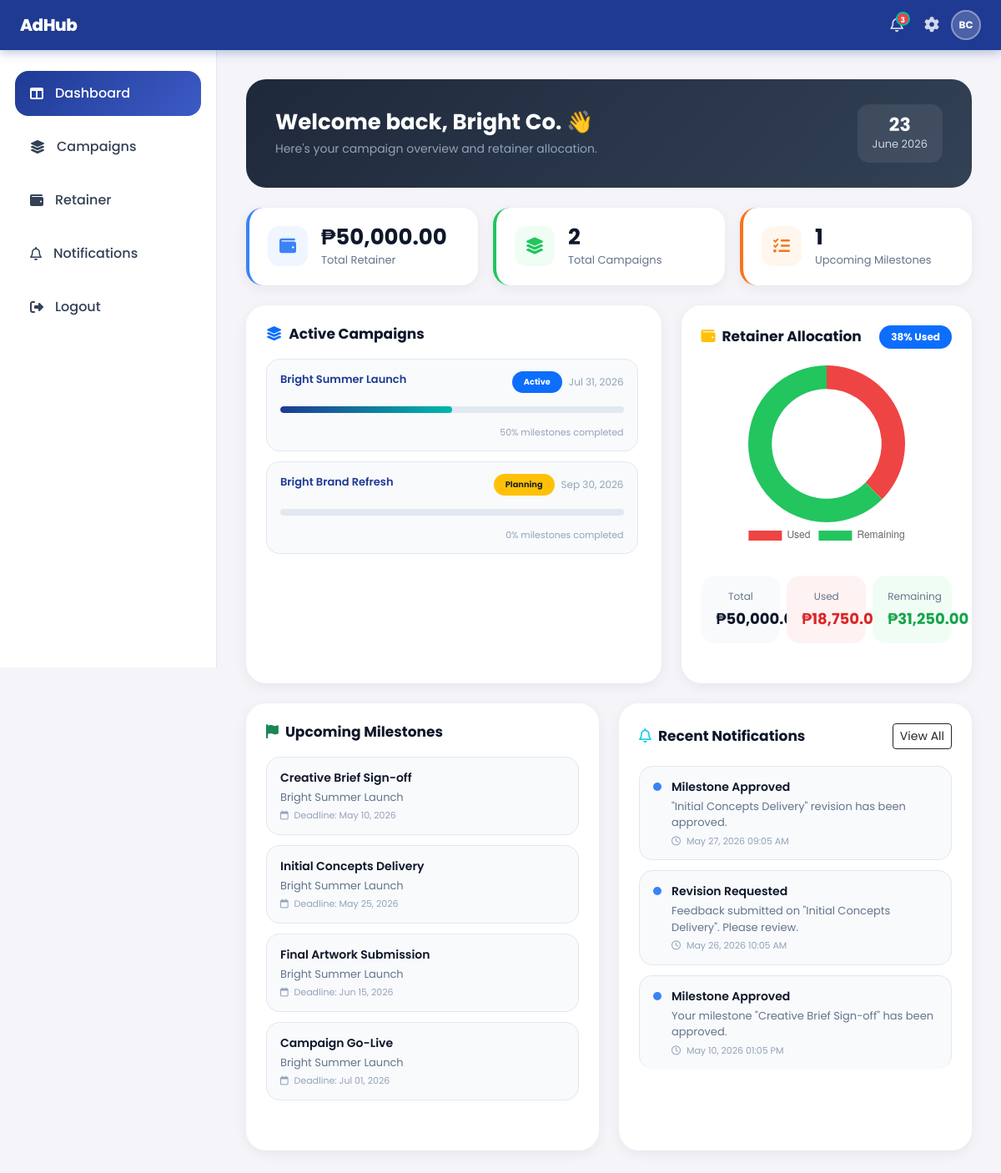
/client/dashboard/dashboard.php (signed in), run on the app's committed database.
### tables this page shows
CREATE TABLE campaigns (
    campaign_id       INT          AUTO_INCREMENT PRIMARY KEY,
    campaign_name     VARCHAR(100),
    description       TEXT,
    budget            DECIMAL(10,2),
    client_id         INT,
    assigned_staff_id INT,
    start_date        DATE,
    deadline          DATE,
    status            VARCHAR(50),
    FOREIGN KEY (client_id)         REFERENCES users(user_id) ON DELETE CASCADE,
    FOREIGN KEY (assigned_staff_id) REFERENCES users(user_id) ON DELETE SET NULL
);

CREATE TABLE milestones (
    milestone_id INT         AUTO_INCREMENT PRIMARY KEY,
    campaign_id  INT,
    title        VARCHAR(100),
    status       ENUM('pending','approved','revision') DEFAULT 'pending',
    deadline     DATE,
    FOREIGN KEY (campaign_id) REFERENCES campaigns(campaign_id) ON DELETE CASCADE
);

CREATE TABLE notifications (
    notification_id INT          AUTO_INCREMENT PRIMARY KEY,
    user_id         INT          NULL,
    title           VARCHAR(255),
    message         TEXT,
    is_read         TINYINT(1)   NOT NULL DEFAULT 0,
    created_at      TIMESTAMP    DEFAULT CURRENT_TIMESTAMP,
    deleted_at      DATETIME     NULL DEFAULT NULL
);

### client/dashboard/dashboard.php (the view, shortened to what this page needs)
<?php
include('../../includes/topbar.php');
$user_id = $_SESSION['user_id'];
$name = $_SESSION['name'];
$retainerQuery = mysqli_query($conn,"
    SELECT SUM(total_amount) as total_retainer,
           SUM(used_amount) as used_retainer,
           SUM(remaining_amount) as remaining_retainer
    FROM retainers
    WHERE client_id = '$user_id'
");
$retainerData = mysqli_fetch_assoc($retainerQuery);
$total_retainer     = $retainerData['total_retainer']     ?? 0;
$used_retainer      = $retainerData['used_retainer']      ?? 0;
$remaining_retainer = $retainerData['remaining_retainer'] ?? 0;
$retainer_pct = $total_retainer > 0 ? round(($used_retainer / $total_retainer) * 100) : 0;
$campaignQuery = mysqli_query($conn,"
    SELECT COUNT(*) as total
    FROM campaigns
    WHERE client_id = '$user_id'
");
$total_campaigns = mysqli_fetch_assoc($campaignQuery)['total'];
$milestoneQuery = mysqli_query($conn,"
    SELECT COUNT(*) as total
    FROM milestones m
    JOIN campaigns c ON m.campaign_id = c.campaign_id
    WHERE c.client_id = '$user_id'
    AND m.deadline >= CURDATE()
");
$total_upcoming = mysqli_fetch_assoc($milestoneQuery)['total'];
$campaigns = mysqli_query($conn,"
    SELECT *
    FROM campaigns
    WHERE client_id = '$user_id'
    ORDER BY deadline ASC
");
$milestones = mysqli_query($conn,"
    SELECT m.*, c.campaign_name
    FROM milestones m
    JOIN campaigns c ON m.campaign_id = c.campaign_id
    WHERE c.client_id = '$user_id'
    ORDER BY m.deadline ASC
    LIMIT 5
");
$notifications = mysqli_query($conn,"
    SELECT *
    FROM notifications
    WHERE user_id = '$user_id'
    ORDER BY created_at DESC
    LIMIT 5
");
?>
<!DOCTYPE html>
<html lang="en">
<head>
<link href="https://cdn.jsdelivr.net/npm/bootstrap@5.3.3/dist/css/bootstrap.min.css" rel="stylesheet">
<link rel="stylesheet" href="https://cdnjs.cloudflare.com/ajax/libs/font-awesome/6.5.1/css/all.min.css"/>
<link rel="stylesheet" href="/AdHub_V2/assets/css/style.css">
<link rel="stylesheet" href="/AdHub_V2/assets/css/dashboard.css">
</head>
<body>
<div class="sidebar">
    <div class="sidebar-menu">
        <a href="../dashboard/dashboard.php" class="active">
            <i class="fa-solid fa-table-columns"></i>
            Dashboard
        </a>
        <a href="../kanban/main_board.php">
            <i class="fa-solid fa-layer-group"></i>
            Campaigns
        </a>
        <a href="../retainer/retainer.php">
            <i class="fa-solid fa-wallet"></i>
            Retainer
        </a>
        <a href="../notifications/notifications.php">
            <i class="fa-regular fa-bell"></i>
            Notifications
        </a>
        <a href="../../auth/logout.php">
            <i class="fa-solid fa-right-from-bracket"></i>
            Logout
        </a>
    </div>
</div>
<div class="main-content">
    <div class="hero-banner">
        <div>
            <h1>Welcome back, <?= htmlspecialchars($name); ?> 👋</h1>
            <p>Here's your campaign overview and retainer allocation.</p>
        </div>
        <div class="hero-date">
            <strong><?= date('d'); ?></strong>
            <?= date('F Y'); ?>
        </div>
    </div>
    <div class="stats-grid">
        <div class="stat-card blue">
            <div class="stat-icon blue">
                <i class="fa-solid fa-wallet"></i>
            </div>
            <div>
                <h2>₱<?= number_format($total_retainer, 2); ?></h2>
                <p>Total Retainer</p>
            </div>
        </div>
        <div class="stat-card green">
            <div class="stat-icon green">
                <i class="fa-solid fa-layer-group"></i>
            </div>
            <div>
                <h2><?= $total_campaigns; ?></h2>
                <p>Total Campaigns</p>
            </div>
        </div>
        <div class="stat-card orange">
            <div class="stat-icon orange">
                <i class="fa-solid fa-list-check"></i>
            </div>
            <div>
                <h2><?= $total_upcoming; ?></h2>
                <p>Upcoming Milestones</p>
            </div>
        </div>
    </div>
    <div class="row g-4 mb-0">
        <div class="col-lg-7">
            <div class="dashboard-card h-100">
                <div class="card-header-custom">
                    <h3><i class="fa-solid fa-layer-group me-2 text-primary"></i>Active Campaigns</h3>
                </div>
                <?php
                $campaignRows = [];
                while($row = mysqli_fetch_assoc($campaigns)) $campaignRows[] = $row;
                ?>
                <?php if(count($campaignRows) > 0) { ?>
                <div style="max-height:360px; overflow-y:auto; padding-right:4px;">
                <?php foreach($campaignRows as $row) {
                    $campaign_id = $row['campaign_id'];
                    $progressQuery = mysqli_query($conn,"
                        SELECT COUNT(*) as total, SUM(status='approved') as completed
                        FROM milestones WHERE campaign_id = '$campaign_id'
                    ");
                    $progressData = mysqli_fetch_assoc($progressQuery);
                    $total     = $progressData['total']     ?: 1;
                    $completed = $progressData['completed'] ?: 0;
                    $progress  = round(($completed / $total) * 100);
                    $status = strtolower($row['status']);
                    $badgeClass = match($status){
                        'completed' => 'bg-success',
                        'active'    => 'bg-primary',
                        'review'    => 'bg-info',
                        'planning'  => 'bg-warning text-dark',
                        default     => 'bg-secondary'
                    };
                    $barColor = $progress == 100 ? 'bg-success'
                        : ($progress >= 50 ? 'bg-primary' : 'bg-warning');
                ?>
                    <div class="progress-item" style="background:#f8fafc; border:1px solid #e2e8f0; border-radius:16px; padding:14px 16px; margin-bottom:12px;">
                        <div class="progress-top">
                            <span style="color:var(--primary);">
                                <?= htmlspecialchars($row['campaign_name']); ?>
                            </span>
                            <span class="d-flex align-items-center gap-2">
                                <span class="badge <?= $badgeClass; ?>"><?= ucfirst($row['status']); ?></span>
                                <span style="color:#94a3b8; font-weight:400; font-size:12px;">
                                    <?= date('M d, Y', strtotime($row['deadline'])); ?>
                                </span>
                            </span>
                        </div>
                        <div class="progress">
                            <div class="progress-bar <?= $barColor; ?>" style="width:<?= $progress; ?>%"></div>
                        </div>
                        <div style="text-align:right; font-size:11px; color:#94a3b8; margin-top:5px;">
                            <?= $progress; ?>% milestones completed
                        </div>
                    </div>
                <?php } ?>
                </div>
                <?php } ?>
            </div>
        </div>
        <div class="col-lg-5">
            <div class="dashboard-card h-100">
                <div class="card-header-custom">
                    <h3><i class="fa-solid fa-wallet me-2 text-warning"></i>Retainer Allocation</h3>
                    <span class="badge <?= $retainer_pct >= 90 ? 'bg-danger' : 'bg-primary'; ?>">
                        <?= $retainer_pct; ?>% Used
                    </span>
                </div>
                <div style="max-width:220px; margin:auto;">
                    <canvas id="retainerChart"></canvas>
                </div>
                <div class="row mt-4 g-2">
                    <div class="col-4">
                        <div class="budget-box" style="background:#f8fafc;">
                            <div class="label">Total</div>
                            <div class="amount" style="color:#0f172a;">
                                ₱<?= number_format($total_retainer, 2); ?>
                            </div>
                        </div>
                    </div>
                    <div class="col-4">
                        <div class="budget-box" style="background:#fef2f2;">
                            <div class="label">Used</div>
                            <div class="amount" style="color:#dc2626;">
                                ₱<?= number_format($used_retainer, 2); ?>
                            </div>
                        </div>
                    </div>
                    <div class="col-4">
                        <div class="budget-box" style="background:#f0fdf4;">
                            <div class="label">Remaining</div>
                            <div class="amount" style="color:#16a34a;">
                                ₱<?= number_format($remaining_retainer, 2); ?>
                            </div>
                        </div>
                    </div>
                </div>
            </div>
        </div>
    </div>
    <div class="row g-4 mt-0">
        <div class="col-lg-6">
            <div class="dashboard-card h-100">
                <div class="card-header-custom">
                    <h3><i class="fa-solid fa-flag me-2 text-success"></i>Upcoming Milestones</h3>
                </div>
                <?php
                $milestoneRows = [];
                while($row = mysqli_fetch_assoc($milestones)) $milestoneRows[] = $row;
                ?>
                <?php if(count($milestoneRows) > 0) { ?>
                    <?php foreach($milestoneRows as $row) { ?>
                    <div class="milestone-item">
                        <div class="title"><?= htmlspecialchars($row['title']); ?></div>
                        <div class="sub"><?= htmlspecialchars($row['campaign_name']); ?></div>
                        <div class="deadline">
                            <i class="fa-regular fa-calendar me-1"></i>
                            Deadline: <?= date('M d, Y', strtotime($row['deadline'])); ?>
                        </div>
                    </div>
                    <?php } ?>
                <?php } ?>
            </div>
        </div>
        <div class="col-lg-6">
            <div class="dashboard-card h-100">
                <div class="card-header-custom">
                    <h3><i class="fa-regular fa-bell me-2 text-info"></i>Recent Notifications</h3>
                    <a href="../notifications/notifications.php" class="btn btn-sm btn-outline-dark">
                        View All
                    </a>
                </div>
                <?php
                $notifRows = [];
                while($row = mysqli_fetch_assoc($notifications)) $notifRows[] = $row;
                ?>
                <?php if(count($notifRows) > 0) { ?>
                    <?php foreach($notifRows as $row) { ?>
                    <div class="notif-item">
                        <div class="notif-dot"></div>
                        <div class="flex-grow-1">
                            <div class="notif-title"><?= htmlspecialchars($row['title']); ?></div>
                            <div class="notif-msg"><?= htmlspecialchars($row['message']); ?></div>
                            <div class="notif-date">
                                <i class="fa-regular fa-clock me-1"></i>
                                <?= date('M d, Y h:i A', strtotime($row['created_at'])); ?>
                            </div>
                        </div>
                    </div>
                    <?php } ?>
                <?php } ?>
            </div>
        </div>
    </div>
</div>
<script>
new Chart(document.getElementById('retainerChart'), {
    type: 'doughnut',
    data: {
        labels: ['Used', 'Remaining'],
        datasets: [{
            data: [<?= $used_retainer; ?>, <?= $remaining_retainer; ?>],
            backgroundColor: ['#ef4444', '#22c55e'],
            borderWidth: 0
        }]
    },
    options: {
        cutout: '70%',
        plugins: {
            legend: { position: 'bottom' }
        }
    }
});
</script>
</body>
</html>

### data on the page
campaigns: campaign_name "Bright Summer Launch", status "Active", deadline "Jul 31, 2026", progress "50"
campaigns: campaign_name "Bright Brand Refresh", status "Planning", deadline "Sep 30, 2026", progress "0"
milestones: title "Creative Brief Sign-off", campaign.campaign_name "Bright Summer Launch", deadline "May 10, 2026"
milestones: title "Initial Concepts Delivery", campaign.campaign_name "Bright Summer Launch", deadline "May 25, 2026"
milestones: title "Final Artwork Submission", campaign.campaign_name "Bright Summer Launch", deadline "Jun 15, 2026"
milestones: title "Campaign Go-Live", campaign.campaign_name "Bright Summer Launch", deadline "Jul 01, 2026"
notifications: title "Milestone Approved", message "\"Initial Concepts Delivery\" revision has been approved.", created_at "May 27, 2026 09:05 AM"
notifications: title "Revision Requested", message "Feedback submitted on \"Initial Concepts Delivery\". Please review.", created_at "May 26, 2026 10:05 AM"
notifications: title "Milestone Approved", message "Your milestone \"Creative Brief Sign-off\" has been approved.", created_at "May 10, 2026 01:05 PM"

### other printed values
$unread_count "3"
$initials "BC"
$name "Bright Co."
$total_retainer "50,000.00"
$total_campaigns "2"
$total_upcoming "1"
$retainer_pct "38"
$used_retainer "18,750.00"
$remaining_retainer "31,250.00"
chart data {{ $used_retainer }} 18750.00
chart data {{ $remaining_retainer }} 31250.00
